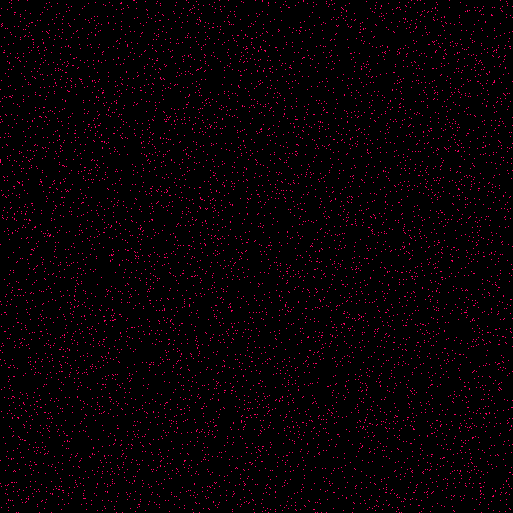
Frame 1 (no input)
Frame 60 (the mouse pressed at the canvas centre just before this capture): blank canvas, image omitted
Frame 120 (the mouse held since frame 60 and released just before this capture): blank canvas, image omitted

The Processing sketch that drew this single still picture (run headless with seeded random() and noise(); from frame 60 on, the mouse is pressed at the canvas centre):

// Processing sketch: synchronic2Doflife
// ── synchronic2Doflife.pde
// "Min Max neighbors": Not too many neighbors, but not too few, but OPTIMAL!
// TWO-dimensional, SYNCHRONOUS, Moore, deterministic cellular automaton
//////////////////////////////////////////////////////////////////////////////
// See 233 (Conways Game of Life) or 123 & 234 - much more "biological"
final int WorldSide=513;//How many cells do we want in one line?
final float Dens=0.03;//0.5 or so also posible
final int   MinN=3;//Minimal number of neighbors required
final int   Best=3;//The number of neighbors needed to revive the cell
final int   MaxN=8;//Maximal number of neighbors required

int[][] WorldOld=new int[WorldSide][WorldSide];//We need two arrays for the old  
int[][] WorldNew=new int[WorldSide][WorldSide];//and new state of the simulation

void setup()
{
  size(513,513);    //square window
  frameRate(160);  
  noSmooth();
  
  for(int i=0;i<WorldSide;i++) //Initialisation
    for(int j=0;j<WorldSide;j++) 
      if(random(1.0)<Dens)
        WorldOld[i][j]=1;
}

void visualisation()
{
  for(int i=0;i<WorldSide;i++)
    for(int j=0;j<WorldSide;j++)
    {
      if(WorldOld[i][j]>0) stroke(255,0,100);
      else           stroke(0);
      point(j,i);//the horizontal dimension of the array is the SECOND index
    }
}

int t=0;//Or use buildin "frameCount" instead 
void draw()
{  
  visualisation();
  
  for(int i=0;i<WorldSide;i++)//Now the cellular automaton state change
  {
       //RULE - Not too many neighbors, but not too few
       int right = (i+1) % WorldSide;          
       int left  = (WorldSide+i-1) % WorldSide;
       
       for(int j=0;j<WorldSide;j++) 
       {
         int dw=(j+1) % WorldSide;   
         int up=(WorldSide+j-1) % WorldSide;
         
         int live = WorldOld[left][j]
                 +  WorldOld[right][j]
                 +  WorldOld[i][up]
                 +  WorldOld[i][dw]    
                 +  WorldOld[left][up]
                 +  WorldOld[right][up]
                 +  WorldOld[left][dw]
                 +  WorldOld[right][dw]            
                 ;
         if(WorldOld[i][j]==0)
         {
           WorldNew[i][j]=(live == Best ? 1:0);
         }
         else
         {
           WorldNew[i][j]=(MinN <= live && live <=MaxN ? 1:0 );//New state 
         }
       }
   }
   
   //Swap the arrays
   int[][] WorldTmp=WorldOld;
   WorldOld=WorldNew;
   WorldNew=WorldTmp;
   
   t++;//The next generation/step/year
}

//https://github.com/borkowsk/bookProcessingEN/tree/main/08_2D_cellular/_synchronic/
